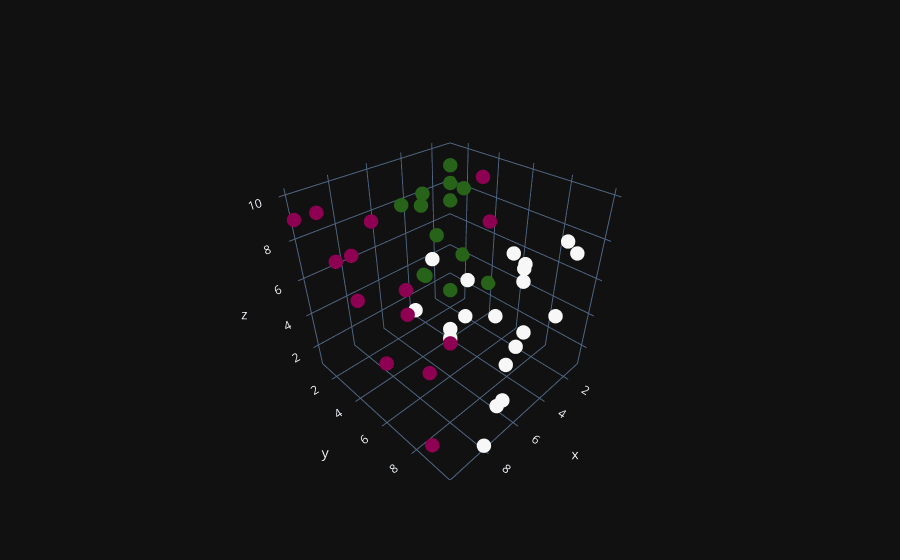

Here is the notebook cell this chart was saved with:
### Code cell
fig = go.Figure(data=[go.Scatter3d(x=data['X'], y=data['Y'], z=data['Z'], mode='markers', marker=dict(color=labels, size=5))])
fig.show()

### Figure 1 — Plotly figure (JSON) as saved in the notebook; plotly's stock layout.template omitted (floating-point values rounded to 4 significant figures)
{"data": [{"marker": {"color": [0, -1, 0, -1, -1, 1, 1, -1, 0, 0, 0, 1, -1, 1, 0, 1, -1, 0, -1, -1, 1, 1, 1, 0, 1, 0, 0, 1, 0, -1, -1, 0, 0, 0, -1, 0, 0, 1, 0, -1, -1, 1, 0, 0, 0, 1, 0, 0, -1, 1], "size": 5}, "mode": "markers", "x": [6, 10, 2, 9, 3, 4, 1, 10, 2, 5, 7, 3, 10, 3, 6, 3, 10, 5, 6, 10, 1, 1, 4, 3, 1, 7, 5, 4, 5, 10, 9, 2, 2, 8, 10, 8, 5, 6, 5, 10, 9, 1, 7, 7, 4, 3, 1, 3, 10, 2], "y": [7, 9, 7, 2, 5, 2, 2, 3, 7, 5, 10, 1, 8, 1, 9, 3, 5, 9, 8, 5, 2, 1, 2, 8, 1, 6, 6, 4, 6, 10, 5, 9, 9, 10, 1, 6, 9, 3, 9, 9, 5, 4, 10, 7, 7, 2, 9, 7, 8, 2], "z": [7, 2, 6, 7, 10, 4, 4, 10, 5, 2, 3, 8, 8, 3, 1, 10, 7, 4, 10, 9, 8, 7, 8, 3, 8, 8, 4, 1, 4, 8, 10, 4, 8, 1, 9, 6, 4, 9, 8, 6, 3, 3, 5, 5, 4, 6, 7, 7, 9, 2], "type": "scatter3d"}], "layout": {}}
